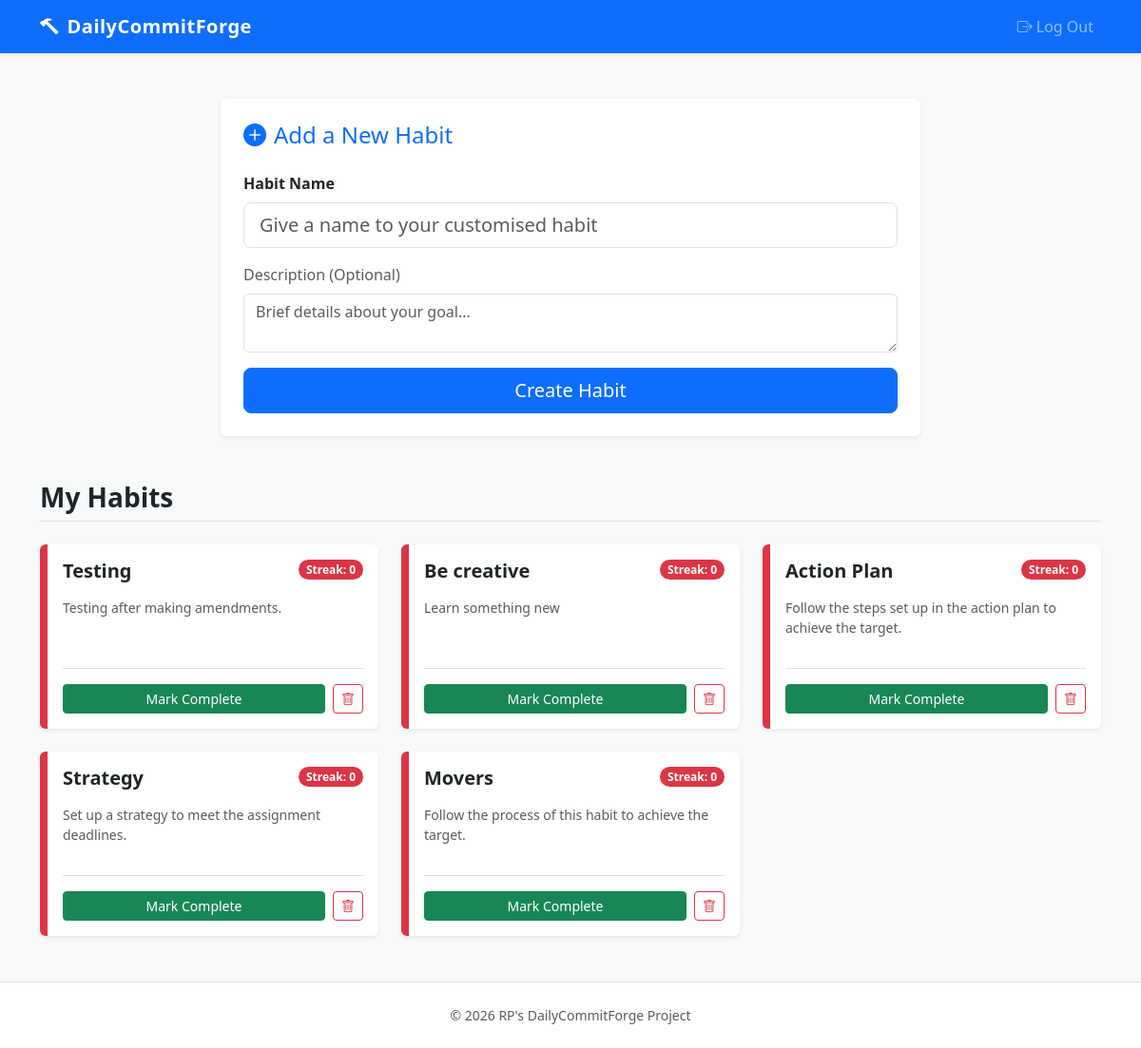
Page / (signed in) on the earlier database version.
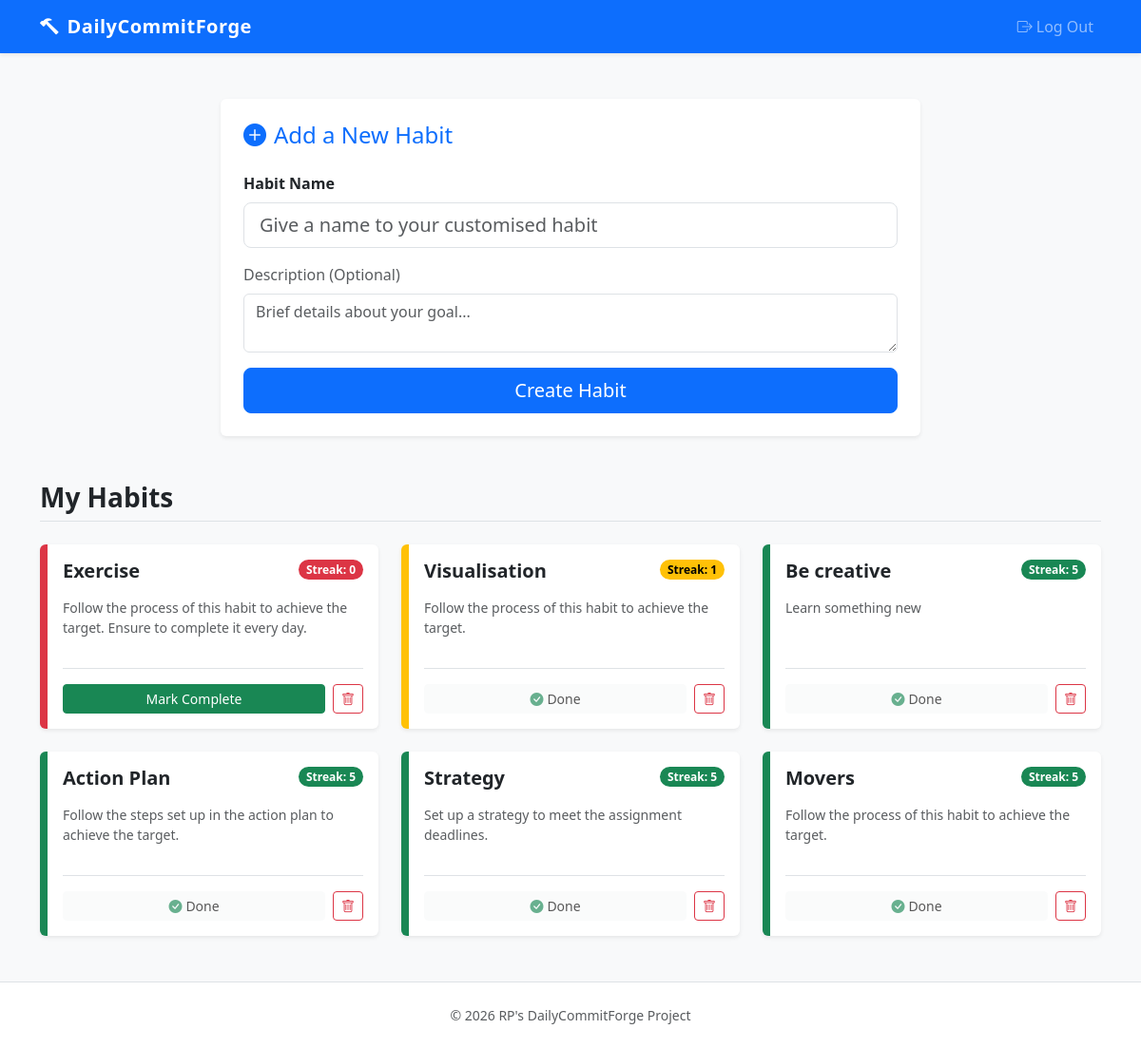
Same page on the later database version.
### tables this page shows
CREATE TABLE habits (
    id INTEGER PRIMARY KEY AUTOINCREMENT,
    name TEXT NOT NULL,
    description TEXT,
    created_at DATETIME DEFAULT CURRENT_TIMESTAMP
, user_id INTEGER);

### app.py (the view)
@app.route('/')
@login_required # Protecting the dashboard
def index():
    db = get_db()
    today = date.today()
    habits_data = []
    try:
        habits_rows = db.execute(
            "SELECT * FROM habits WHERE user_id = ? ORDER BY created_at DESC",
            (session["user_id"],)
        ).fetchall()
        for habit in habits_rows:
            completions_rows = db.execute(
                "SELECT completion_date FROM completions WHERE habit_id = ? ORDER BY completion_date",
                (habit['id'],)
            ).fetchall()
            completion_dates = [c['completion_date'] for c in completions_rows]
            current_streak, longest_streak, is_completed, is_due = calculate_streak(completion_dates, today)
            habits_data.append({
                'id': habit['id'],
                'name': habit['name'],
                'description': habit['description'],
                'created_at': habit['created_at'],
                'current_streak': current_streak,
                'longest_streak': longest_streak,
                'completed_today': is_completed,
                'is_due': is_due,
            })
    except sqlite3.Error as e:
        print(f"DB Error: {e}")
        habits_data = []
    return render_template("index.html", habits=habits_data)

### app.py (called while the page is built)
def get_db():
    if 'db' not in g:
        g.db = sqlite3.connect(app.config['DATABASE'], detect_types=sqlite3.PARSE_DECLTYPES)
        g.db.row_factory = sqlite3.Row
    return g.db

### helpers.py (called while the page is built)
def login_required(f):
    @wraps(f)
    def decorated_function(*args, **kwargs):
        if session.get("user_id") is None:
            return redirect("/login")
        return f(*args, **kwargs)
    return decorated_function

### templates/index.html (shortened to what this page needs)
{% extends 'layout.html' %}
{% block main %}
{% if session["user_id"] %}
<div class="row justify-content-center mb-5">
    <div class="col-lg-8">
        <div class="card shadow-sm border-0">
            <div class="card-body p-4">
                <h2 class="card-title h4 mb-4 text-primary">
                    <i class="bi bi-plus-circle-fill me-2"></i>Add a New Habit
                </h2>
                <form method="POST" action="/add">
                    <div class="mb-3">
                        <label for="name" class="form-label fw-bold">Habit Name</label>
                        <input type="text" class="form-control form-control-lg" id="name" name="name" placeholder="Give a name to your customised habit" required>
                    </div>
                    <div class="mb-3">
                        <label for="description" class="form-label text-muted">Description (Optional)</label>
                        <textarea class="form-control" id="description" name="description" rows="2" placeholder="Brief details about your goal..."></textarea>
                    </div>
                    <div class="d-grid">
                        <button type="submit" class="btn btn-primary btn-lg">Create Habit</button>
                    </div>
                </form>
            </div>
        </div>
    </div>
</div>
{% endif %}
<h2 class="h3 fw-bold text-dark mb-4 border-bottom pb-2">My Habits</h2>
{% if habits %}
    <div class="row g-4">
        {% for habit in habits %}
            {% set streak = habit.current_streak %}
            {% if streak == 0 %}
                {% set border_color = "border-danger" %}
                {% set badge_color = "text-bg-danger" %}
            {% elif streak <= 4 %}
                {% set border_color = "border-warning" %}
                {% set badge_color = "text-bg-warning" %}
            {% else %}
                {% set border_color = "border-success" %}
                {% set badge_color = "text-bg-success" %}
            {% endif %}
            <div class="col-md-6 col-lg-4">
                <div class="card h-100 shadow-sm border-0 border-start streak-card {{ border_color }}">
                    <div class="card-body d-flex flex-column">
                        <div class="d-flex justify-content-between align-items-start mb-3">
                            <h3 class="h5 card-title fw-bold mb-0">{{ habit.name }}</h3>
                            <span class="badge {{ badge_color }} rounded-pill">
                                Streak: {{ streak }}
                            </span>
                        </div>
                        <p class="card-text text-muted flex-grow-1 small">
                            {{ habit.description or 'No description provided.' }}
                        </p>
                        <div class="d-flex justify-content-between align-items-center mt-3 pt-3 border-top">
                            {% if habit.completed_today %}
                                <button class="btn btn-light btn-sm w-100 me-2" disabled>
                                    <i class="bi bi-check-circle-fill text-success me-1"></i>Done
                                </button>
                            {% else %}
                                <form method="POST" action="/complete/{{ habit.id }}" class="w-100 me-2">
                                    <button type="submit" class="btn btn-success btn-sm w-100">
                                        Mark Complete
                                    </button>
                                </form>
                            {% endif %}
                            <button type="button"
                                    class="btn btn-outline-danger btn-sm"
                                    data-bs-toggle="modal"
                                    data-bs-target="#deleteModal"
                                    data-habit-id="{{ habit.id }}"
                                    data-habit-name="{{ habit.name }}">
                                <i class="bi bi-trash"></i>
                            </button>
                        </div>
                    </div>
                </div>
            </div>
        {% endfor %}
    </div>
{% else %}
    <div class="alert alert-info shadow-sm" role="alert">
        <h4 class="alert-heading"><i class="bi bi-info-circle me-2"></i>No habits yet!</h4>
        <p class="mb-0">You haven't added any habits. Use the form above to forge your first daily commitment.</p>
    </div>
{% endif %}
{% endblock %}

### templates/layout.html (shortened to what this page needs)
<!DOCTYPE html>
<html lang="en">
<head>
    <link href="https://cdn.jsdelivr.net/npm/bootstrap@5.3.0/dist/css/bootstrap.min.css" rel="stylesheet">
    <link rel="stylesheet" href="https://cdn.jsdelivr.net/npm/bootstrap-icons@1.10.5/font/bootstrap-icons.css">
</head>
<body class="d-flex flex-column min-vh-100">
    <nav class="navbar navbar-expand-lg navbar-dark bg-primary shadow-sm">
        <div class="container">
            <a class="navbar-brand" href="/">
                <i class="bi bi-hammer me-2"></i>DailyCommitForge
            </a>
            <div class="collapse navbar-collapse" id="navbarNav">
                <ul class="navbar-nav ms-auto">
                    {% if session["user_id"] %}
                        <li class="nav-item">
                            <a class="nav-link" href="/logout"><i class="bi bi-box-arrow-right me-1"></i>Log Out</a>
                        </li>
                    {% endif %}
                </ul>
            </div>
        </div>
    </nav>
    <main class="container py-5 flex-grow-1">
        {% block main %}{% endblock %}
    </main>
    <footer class="bg-white text-center py-4 mt-auto border-top">
        <div class="container text-muted small">
            &copy; 2026 RP's DailyCommitForge Project
        </div>
    </footer>
</body>
</html>

### templates/layout.html (style rules this page uses)
body { background-color: #f8f9fa; }
.navbar-brand { font-weight: bold; letter-spacing: 0.5px; }
.streak-card { border-left-width: 8px !important; }

Differences in the rows shown:
removed habits: name "Testing", streak "0", description "Testing after making amendments."
added habits: name "Exercise", streak "0", description "Follow the process of this habit to achieve the target. Ensure to complete it every day."
added habits: name "Visualisation", user "1", description "Follow the process of this habit to achieve the target.", shows "Done"
computed for habits "Be creative": id "0" → "5"; text "Mark Complete" → "Done"
computed for habits "Action Plan": streak "0" → "5"; text "Mark Complete" → "Done"
computed for habits "Strategy": streak "0" → "5"; text "Mark Complete" → "Done"
computed for habits "Movers": streak "0" → "5"; text "Mark Complete" → "Done"
